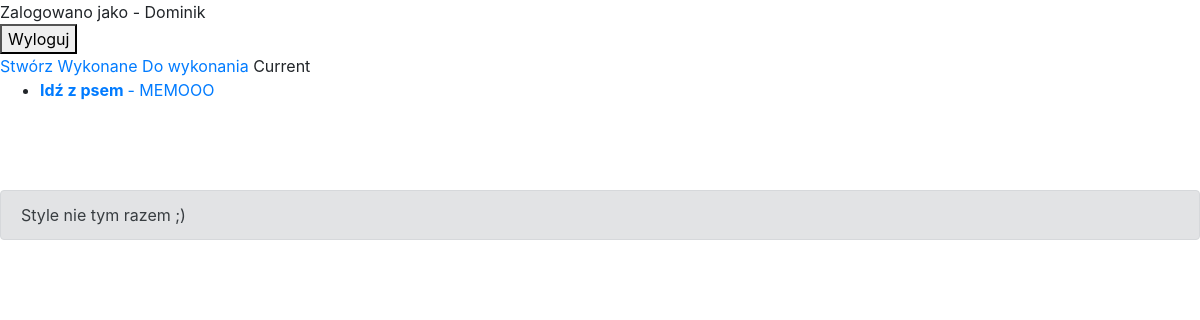
Before: /current/ (signed in) with the older database file.
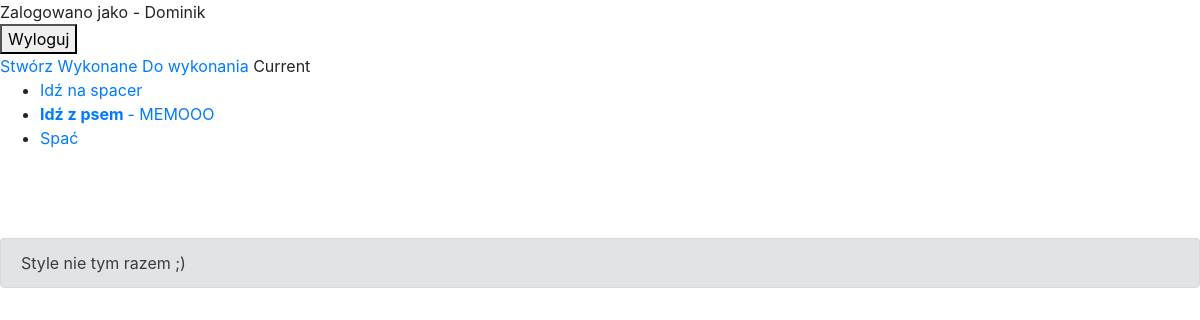
After: the same page with the newer database file.
### todo/models.py (models this page shows, shortened)
class Todo(models.Model):
    title = models.CharField(max_length=128)
    memo = models.TextField(blank=True)
    created = models.DateTimeField(auto_now_add=True)
    datecompleted = models.DateTimeField(null=True, blank=True)
    important = models.BooleanField(default=False)
    user = models.ForeignKey(User, on_delete=models.CASCADE)

### todo/views.py (the view)
# urls.py: path('current/', views.currenttodos, name='currenttodos'),
@login_required
def currenttodos(request):
    todos = Todo.objects.filter(user=request.user, datecompleted__isnull=True)
    contex = {
        'todos': todos,
    }
    return render(request, 'todo/currenttodos.html', contex)

### todo/templates/todo/currenttodos.html
{% extends 'todo/base.html' %}
{% block content %}
    Current
    <ul>
        {% for todo in todos %}
            <li>
                <a href="{% url 'viewtodo' todo.id %}">
                    {% if todo.important %}<b>{% endif %}
                        {{ todo.title }}
                    {% if todo.important %}</b>{% endif %}
                    {% if todo.important %}
                        - {{ todo.memo }}
                    {% endif %}
                </a>
            </li>
        {% endfor %}
    </ul>
{% endblock %}

Changed rows visible on the page:
now on this page (row edited): Todo: title "Idź na spacer"
now on this page (row edited): Todo: title "Spać"
